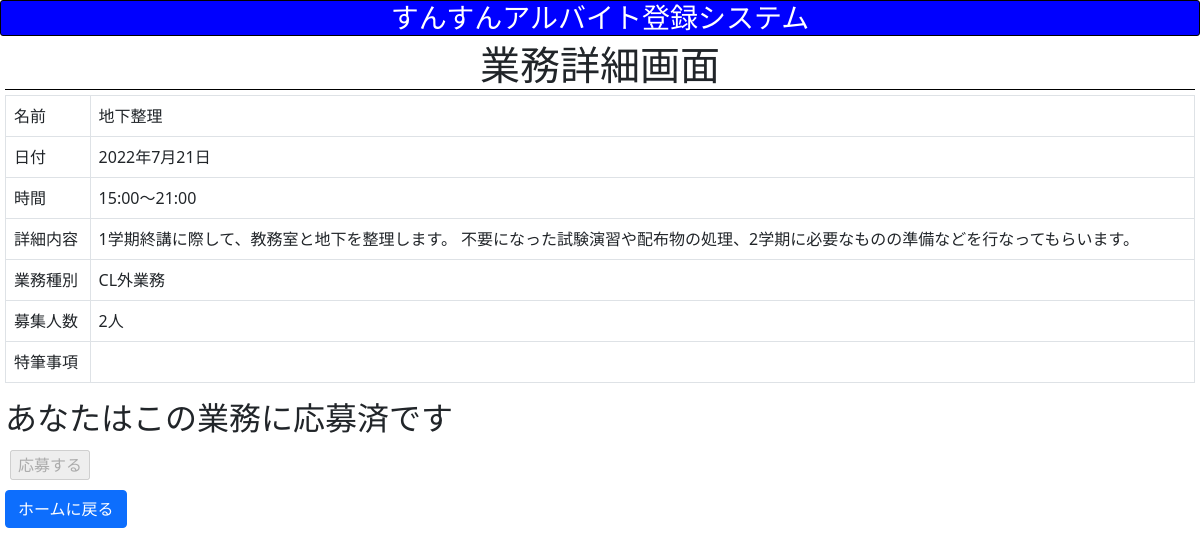
The page /shift/specification/16 (signed in) on the database its author committed.
### shift/models.py (models this page shows, shortened)
class Task(models.Model):
    name = models.CharField(max_length=64)
    specification = models.TextField()
    date = models.DateField()
    startTime = models.CharField(max_length=6)
    endTime = models.CharField(max_length=6)
    type = models.CharField(max_length=64)
    capacity = models.IntegerField()
    extra = models.TextField(blank=True, null=True)

### shift/views.py (the view)
    def checker(request, **kwargs):
        if "worker_id" not in request.session:
            return HttpResponseRedirect(reverse("shift:login"))
        else:
            return func(request, **kwargs)

### shift/context_processor.py (called while the page is built)
def constant_value(request):
    import datetime
    return {
        "Now": datetime.datetime.now()
    }

### shift/views.py (called while the page is built, shortened)
def login_checker(func):
    def checker(request, **kwargs):
        if "worker_id" not in request.session:
            return HttpResponseRedirect(reverse("shift:login"))
        else:
            return func(request, **kwargs)
    return checker

@login_checker
def specification(request, task_id):
    task = Task.objects.get(id=task_id)
    worker = Worker.objects.get(id=request.session["worker_id"])
    return render(request, "shift/specification.html", {
        "task": task,
        "member_num": len(task.workers.all()),
        "worker": worker,
        "workers_of_task": task.workers.all(),
        "tasks_of_worker": worker.tasks.all()
    })

### shift/templates/shift/specification.html (shortened to what this page needs)
{% extends 'shift/layout.html' %}
{% block body %}
    <h1 class="theme">業務詳細画面</h1>
    <div class="specification">
        <table class="table table-bordered">
            <tbody>
                <tr>
                    <td>名前</td>
                    <td>{{ task.name }}</td>
                </tr>
                <tr>
                    <td>日付</td>
                    <td>{{ task.date }}</td>
                </tr>
                <tr>
                    <td>時間</td>
                    <td>{{ task.startTime }}〜{{ task.endTime }}</td>
                </tr>
                <tr>
                    <td>詳細内容</td>
                    <td>{{ task.specification }}</td>
                </tr>
                <tr>
                    <td>業務種別</td>
                    <td>{{ task.type }}</td>
                </tr>
                <tr>
                    <td>募集人数</td>
                    <td>{{ task.capacity }}人</td>
                </tr>
                <tr>
                    <td>特筆事項</td>
                    <td>{{ task.extra }}</td>
                </tr>
            </tbody>
        </table>
        {% if worker.is_admin %}
            <p>この業務の出勤者</p>
                <ul>
                    {% for worker in workers_of_task %}
                        <li>{{ worker.name }}</li>
                    {% empty %}
                        <li>この業務の応募者はまだいません</li>
                    {% endfor %}
                </ul>
            <a href="{% url 'shift:revise' task.id %}" class="btn btn-primary">この業務を修正する</a>
        {% else %}
            <form action="{% url 'shift:specification' task.id %}" method="post" class="need-check">
                {% if task not in tasks_of_worker %}
                    {% if member_num < task.capacity %}
                        <h2>あなたはこの業務に応募できます</h2>
                        <input type="submit" value="応募する">
                    {% else %}
                        <h2>この業務の募集は締め切りました</h2>
                        <input type="submit" value="応募する" disabled>
                    {% endif %}
                {% else %}
                    <h2>あなたはこの業務に応募済です</h2>
                    <input type="submit" value="応募する" disabled>
                {% endif %}
            </form>
        {% endif %}
    </div>
    <a href="{% url 'shift:home' Now.year Now.month %}" class="btn btn-primary">ホームに戻る</a>
{% endblock %}

### shift/static/shift/style.css (style rules this page uses)
.theme { text-align: center; margin-bottom: 5px; border-bottom: solid thin black; }
.btn { margin-top: 5px; margin-bottom: 5px; }
input { margin: 5px; }

### rows shown on the page
Task: name "地下整理", date "2022年7月21日", startTime "15:00", endTime "21:00", specification "1学期終講に際して、教務室と地下を整理します。 不要になった試験演習や配布物の処理、2学期に必要なものの準備などを行なってもらいます。", type "CL外業務", capacity "2"
